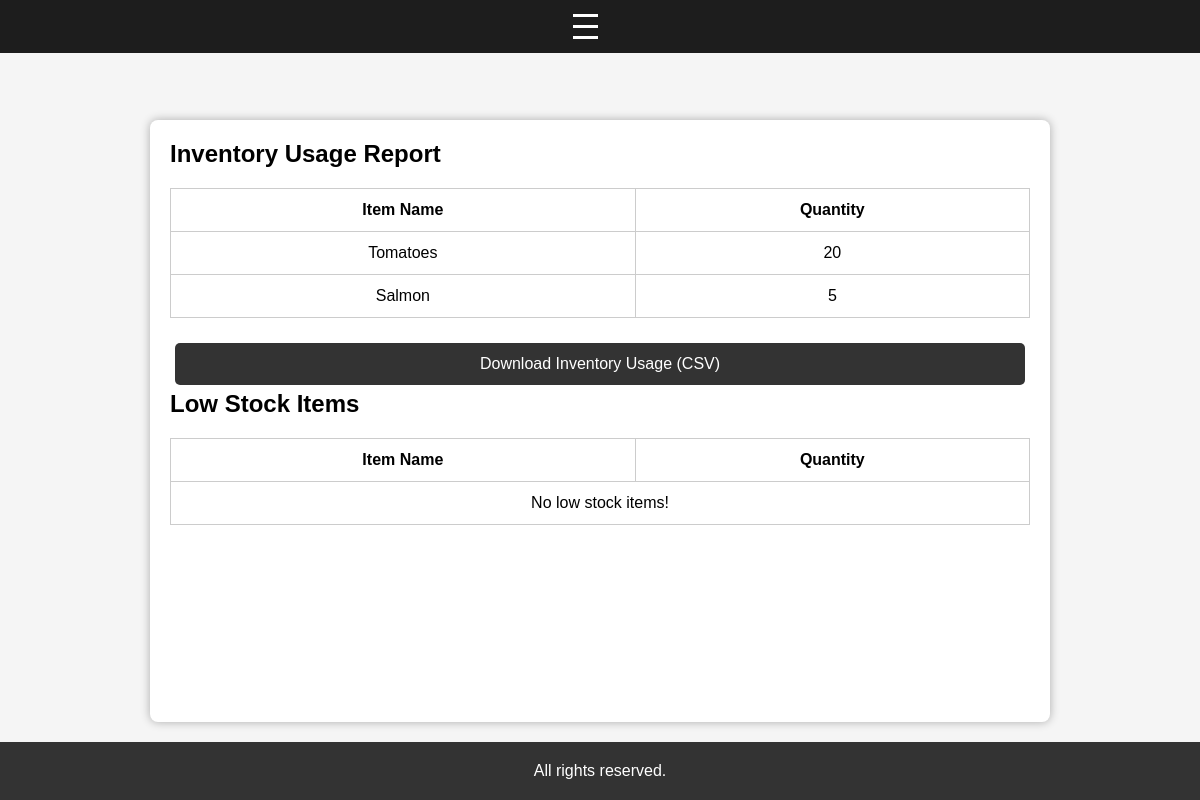
Page /reports on the committed database.
### app/models.py (models this page shows)
class Inventory(db.Model):
    id = db.Column(db.Integer, primary_key=True)
    item_name = db.Column(db.String(255), nullable=False)
    quantity = db.Column(db.Integer, nullable=False)
    used_quantity = db.Column(db.Integer, nullable=False, default=0)
    supplier_id = db.Column(db.Integer, db.ForeignKey('supplier.id', ondelete="RESTRICT"), nullable=False)

### app/routes/manager_routes.py (the view)
@manager_bp.route('/reports')
def manager_reports():
    inventory_usage = InventoryLogic.get_all_inventory_items()
    low_stock_items = InventoryLogic.get_low_stock_items(threshold=5)
    return render_template('reports.html', inventory_usage=inventory_usage, low_stock_items=low_stock_items)

### app/logic/Inventory.py (called while the page is built)
    @staticmethod
    def get_all_inventory_items():
        return BaseCRUD.get_all(Inventory)

    @staticmethod
    def get_low_stock_items(threshold=5):
        return Inventory.query.filter(Inventory.quantity < threshold).all()

### app/logic/base_crud.py (called while the page is built)
    @staticmethod
    def get_all(model):
        return model.query.all() # return all table content

### templates/Reports.html (shortened to what this page needs)
<!DOCTYPE html>
<html lang="en">
<head>
    <link rel="stylesheet" href="{{ url_for('static', filename='css/base.css') }}">
</head>
<body>
    {% include 'partials/nav.html' %}
    <section>
        <h2>Inventory Usage Report</h2>
        <table>
            <tr>
                <th>Item Name</th>
                <th>Quantity</th>
            </tr>
            {% for item in inventory_usage %}
            <tr>
                <td>{{ item.item_name }}</td>
                <td>{{ item.used_quantity }}</td>
            </tr>
            {% endfor %}
        </table>
        {% if inventory_usage %}
        <form action="{{ url_for('manager.download_inventory_usage_csv') }}" method="get">
            <button type="submit">Download Inventory Usage (CSV)</button>
        </form>
        {% endif %}
        <h2>Low Stock Items</h2>
        <table>
            <tr>
                <th>Item Name</th>
                <th>Quantity</th>
            </tr>
            {% for item in low_stock_items %}
            <tr>
                <td>{{ item.item_name }}</td>
                <td>{{ item.quantity }}</td>
            </tr>
            {% else %}
            <tr><td colspan="2">No low stock items!</td></tr>
            {% endfor %}
        </table>
    </section>
    <footer>
        <p>All rights reserved.</p>
    </footer>
</body>
</html>

### static/css/base.css (style rules this page uses)
* { box-sizing: border-box; margin: 0; padding: 0; }
html, body { height: 100%; display: flex; flex-direction: column; font-family: Arial, sans-serif; background-color: #f5f5f5; }
button { margin:5px; }
.container, section { flex: 1; max-width: 900px; width: 100%; margin: 120px auto 20px; padding: 20px; background-color: white; border-radius: 8px; box-shadow: 0 0 10px rgba(0,0,0,0.3); }
form { display: flex; flex-direction: column; gap: 15px; margin-top: 20px; }
form button { display: block; padding: 12px; background-color: #333; color: white; border: none; border-radius: 5px; font-size: 16px; cursor: pointer; }
table { width: 100%; border-collapse: collapse; margin-top: 20px; }
table th, table td { padding: 12px; border: 1px solid #ccc; text-align: center; }
footer { text-align: center; padding: 20px; background-color: #333; color: white; margin-top: auto; }

### rows in the picture
Inventory: item_name "Tomatoes", used_quantity "20"
Inventory: item_name "Salmon", used_quantity "5"
